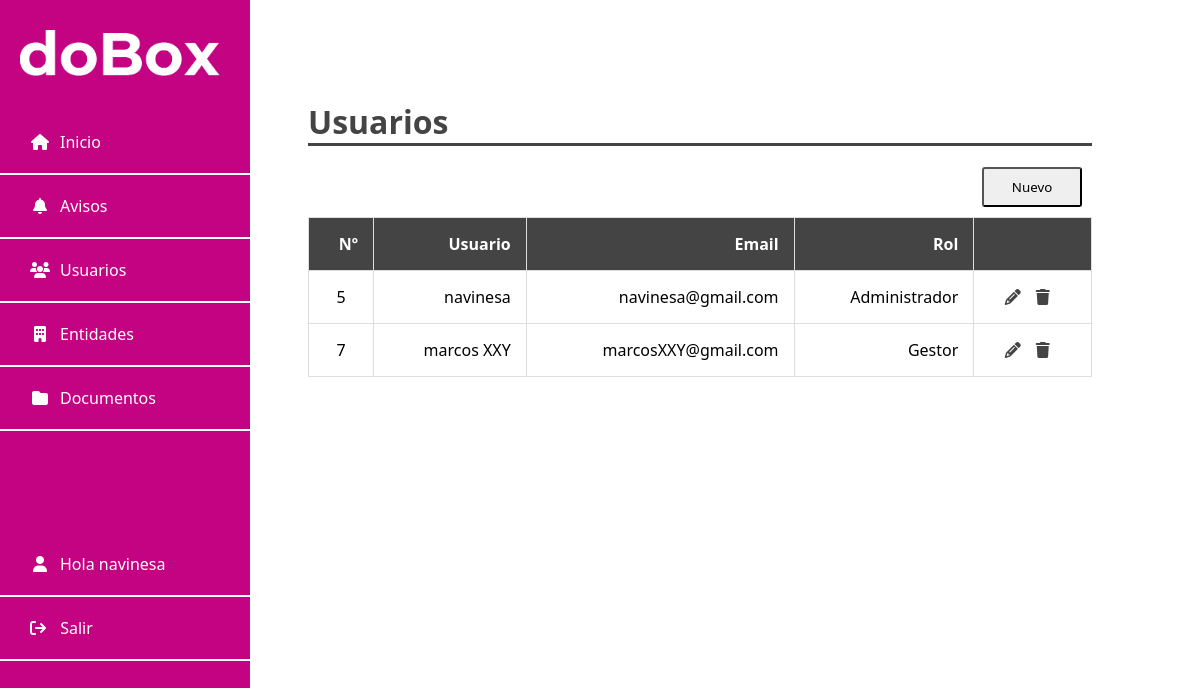
The app's page /usuarios/gridusuarios.php (signed in) with its own data.
### tables this page shows
CREATE TABLE `tbl_usuarios` (
  `ID` int(11) NOT NULL,
  `USUARIO` varchar(50) NOT NULL,
  `EMAIL` varchar(50) NOT NULL,
  `PASS` varchar(20) NOT NULL,
  `ROL` varchar(15) NOT NULL
);

### login/Usuario_Sesion.php (called while the page is built, shortened)
<?php
class Usuario_Sesion
{
    private $usuario = null;
    private $rol = null;
    function __construct()
    {
        if (isset($_SESSION["usuario"]) || isset($_SESSION["rol"]) || isset($_SESSION["id"]) || isset($_SESSION["email"])) {
            $this->usuario = $_SESSION["usuario"];
            $this->rol = $_SESSION["rol"];
        }
    }
    public function getUsuario()
    {
        return $this->usuario;
    }
    public function getRol()
    {
        return $this->rol;
    }
}

### usuarios/gridusuarios.php (the view, shortened to what this page needs)
<?php
require('../conexion.php');
include "../login/Usuario_Sesion.php";
$usuario_sesion = new Usuario_Sesion();
$usuario = $usuario_sesion->getUsuario();
$rol = $usuario_sesion->getRol();
$resultado = $mysqli->query("SELECT * FROM tbl_usuarios");
?>
<!DOCTYPE html>
<html lang="en">
<head>
    <link rel="stylesheet" type="text/css" href="../css/index.css">
    <link rel="stylesheet" href="https://cdnjs.cloudflare.com/ajax/libs/font-awesome/6.1.1/css/all.min.css" />
</head>
<body>
    <div class="sidenav">
        <img class="logo" src="../img/logo_doBox_white.png">
        <a href="../home.php"><i class="fa fa-fw fa-home"></i>Inicio</a>
        <?php if ($rol === 'Administrador') { ?>
            <a href="../avisos/gridavisos.php"><i class="fa fa-fw fa-bell"></i>Avisos</a>
            <a href="../usuarios/gridusuarios.php"><i class="fa fa-fw fa-users"></i>Usuarios</a>
        <?php }
        ?>
        <a href="../entidades/gridentidades.php"><i class="fa fa-fw fa-building"></i>Entidades</a>
        <a href="../documentos/griddocumentos.php"><i class="fa fa-fw fa-folder"></i>Documentos</a>
        <br>
        <div class="sesion">
            <a href="index.php"><i class="fa fa-fw fa-user"></i>Hola <?php echo $usuario ?></a>
            <a href="../login/logout.php"><i class="fa fa-solid fa-arrow-right-from-bracket"></i> Salir</a>
        </div>
    </div>
    <div class="main">
        <h1>Usuarios</h1>
        <button onclick="location.href='nuevo_usuario.php'" class="guardar">Nuevo</button>
        <table>
            <thead>
                <tr>
                    <th>Nº</th>
                    <th>Usuario</th>
                    <th>Email</th>
                    <th>Rol</th>
                    <th> </th>
                </tr>
            </thead>
            <tbody>
                <?php
                while ($fila = $resultado->fetch_assoc()) { ?>
                    <tr>
                        <td class="celdacentrada"><?php echo $fila['ID']; ?></td>
                        <td><?php echo $fila['USUARIO']; ?></td>
                        <td><?php echo $fila['EMAIL']; ?></td>
                        <td><?php echo $fila['ROL']; ?></td>
                        <td class="celdacentrada"><a href="modificar_usuario.php?ID=<?php echo $fila['ID']; ?>"><i class="fa fa-fw fa-pencil link"></i><a href="eliminar_usuario.php?ID=<?php echo $fila['ID']; ?>"><i class="fa fa-fw fa-trash link"></i></td>
                    </tr>
                <?php } ?>
            </tbody>
        </table>
    </div>
</body>
</html>

### css/index.css (style rules this page uses)
body { font-family:'Segoe UI', Tahoma, Geneva, Verdana, sans-serif }
h1 { border-bottom: 3px solid #444; color:#444 }
.logo { width: 200px; margin: 20px 20px 20px 10px; padding: 10px 10px 10px 10px; border-radius: 10px }
.fa { padding-right: 10px }
.sidenav { height: 100%; width: 250px; position: fixed; z-index: 1; top: 0; left: 0; background-color: #c40383; overflow-x: hidden }
.sidenav a { padding: 20px 8px 20px 30px; text-decoration: none; font-size: 16px; color: white; display: block; border-bottom: 2px solid white }
.sesion { margin-top: 80px }
.main { margin-left: 300px; margin-top: 100px; margin-right: 100px }
.guardar { font-family: 'Segoe UI', Tahoma, Geneva, Verdana, sans-serif; border-radius: 3px; float: right; width: 100px; height: 40px; margin-left: 10px; margin-right: 10px; margin-bottom: 10px }
table { width: 100%; border-collapse: collapse }
table, th, td { border: 1px solid #ddd }
th { background-color: #444; color: white }
th, td { padding: 15px; text-align: right }
.celdacentrada { text-align: center }
.link { color:#444 }

### records on screen
tbl_usuarios: ID "5", USUARIO "navinesa", EMAIL "navinesa@gmail.com", ROL "Administrador"
tbl_usuarios: ID "7", USUARIO "marcos XXY", EMAIL "marcosXXY@gmail.com", ROL "Gestor"

### other values on screen
$usuario "navinesa"
